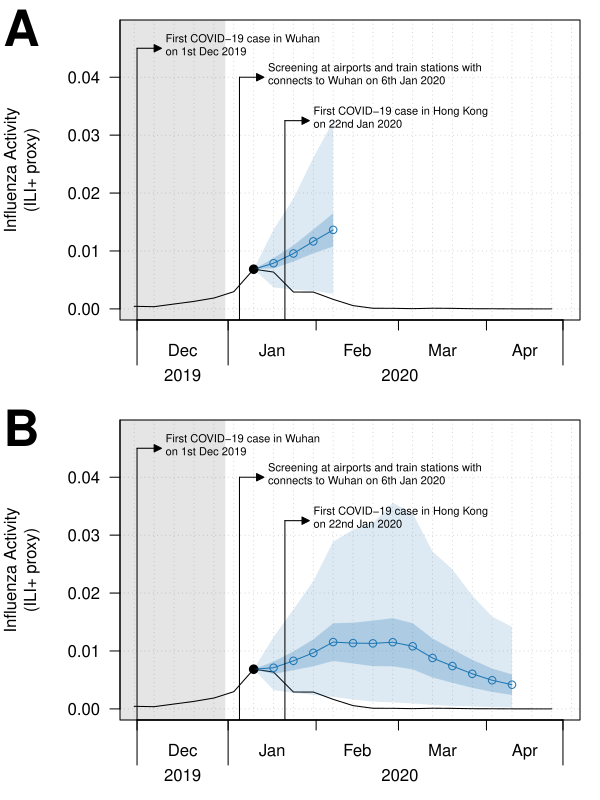

The R source for this figure:





#
#--- SETUP ---
#





load(list.files("data", "HK_flu_reg", full.names = T))
source("program/ILI/20230619_reg_sep_fore_Xw_fx.R")





f.yr = 2020
models = c("WIS", "RMSE", "LNQ", "MAE")





#
#--- PLOT SETTNG ---
#





t.lim = c(decimal_date(as.Date("2019-12-01")), f.yr + 0.325)

data[, "t"] = decimal_date(data[, "WeekEnd"])
data = subset(data, t >= decimal_date(as.Date("2019-12-01")-7) & t <= t.lim[2]) 

axis.m = seq(as.Date(sprintf("%d-01-02", f.yr)), by = "month", length.out = 24)
axis.t = c(t.lim[1], decimal_date(axis.m), t.lim[2])

axis.t = axis.t[order(axis.t)]
axis.t = axis.t[axis.t <= t.lim[2]]

axis.t.label = head(month.abb[month(date_decimal(axis.t))], -1)
# axis.t.label = sprintf("%s %d", axis.t.label, head(year(date_decimal(axis.t)), -1) )



event.fx = function(event, event.t, event.y, ...) {
  text(x = event.t, y = event.y, labels = event, pos = 4, ...)
  segments(x0 = event.t, y0 = -1, y1 = event.y)
  shape::Arrows(
    x0 = event.t, 
    x1 = event.t + 0.02, 
    y0 = event.y, 
    y1 = event.y, 
    arr.type = "triangle", 
    arr.length = 0.15,
    arr.width = 0.15
  )
}





#
#--- PLOT ---
#





pdf(
  height = 8, 
  width  = 6, 
  file   = file.fx("Fig2_short_long_forec.pdf")
)


# windows(width = 12, height = 16)
# quartz(width = 8, height = 8)
par(mfrow = c(2, 1), mar = c(4,6,1,1), las = 1, mgp = c(4,1,0))



for (f.period in c(4, 13)) {
  
  # f.period = 13
  load(list.files("program/ILI", sprintf("reg_sep_fore_%02dw_%d_forecast.Rdata", f.period, f.yr), full.names = T))
  f.list = f.list[1:4]
  
  
  
  k = 3
  # same for every plot
  plot(
    ILIpS/1e6 ~ t, data = data,
    ylim = c(0, max(data[, "ILIpS"]/1e6) * 7), xlim = t.lim,
    ylab = "Influenza Activity\n(ILI+ proxy)", 
    xlab = "",
    type = "l", xaxt = "n", yaxt = "n" #, ann = F
  )
  axis(2, at = seq(0, 1, 0.01))
  
  if (k == 1) {
    title = sprintf("Forecast 1-%s weeks ahead in %s", f.period, f.yr)
    mtext(
      text = bquote(bold(.(title))), 
      side = 3, 
      line = 1.5, 
      outer = TRUE
    )
  }
  
  axis(1, at = axis.t, labels = NA)
  
  axis(1, at = axis.t[c(1,2,length(axis.t))], labels = NA, tck = -0.15)
  axis(1, at = head(axis.t, -1) + diff(axis.t)/2, labels = axis.t.label, tick = F)
  axis(1, at = quantile(head(axis.t, -1) + diff(axis.t)/2, c(0, 0.625)), labels = 2019:2020, line = 1.25, tick = F)
  
  
  polygon.fx(t = c(f.yr-1, f.yr), LB = -1e6, UB = 1e6, col = alpha(1, 0.1))
  axis.w = decimal_date(seq(min(data[1, "WeekEnd"]), by = "week", length.out = 100))
  abline(v = axis.w, col = alpha(1, 0.2), lty = 3)
  abline(h = seq(0, 1, 0.01), col = alpha(1, 0.2), lty = 3)
  
  
  
  # start loop 
  i = 1
  m.i = models[[i]]
  
  f.list.k = f.list[[k]]
  
  forec.y.ki = f.list.k[["result"]][[m.i]][["forec"]][["pred.y.sum"]]
  forec.y.ki[, "PI.LB"] = forec.y.ki[, "PI.2.5%"]
  forec.y.ki[, "PI.UB"] = forec.y.ki[, "PI.97.5%"]
  
  forec.y.ki[, "fit.mean.LB"] = with(forec.y.ki, fit.mean + qnorm(0.025) * fit.mean.se)
  forec.y.ki[, "fit.mean.UB"] = with(forec.y.ki, fit.mean + qnorm(0.975) * fit.mean.se)
  
  
  
  current.w = subset(data, WeekEnd == unique(forec.y.ki[, "WeekEnd"]) - 7)
  current.w = with(
    current.w, {
      data.frame(
        "WeekEnd"     = WeekEnd,
        "fore"        = 0,
        "f.WeekEnd"   = WeekEnd,
        "f.obs"       = ILIpS,
        "fit.mean"    = ILIpS,
        "fit.mean.LB" = ILIpS,
        "fit.mean.UB" = ILIpS,
        "PI.LB"       = ILIpS,
        "PI.UB"       = ILIpS
      )
    }
  )
  
  forec.y.ki = bind_rows(current.w, forec.y.ki)
  forec.y.ki[, "t"] = decimal_date(forec.y.ki[, "f.WeekEnd"])
  for ( x in grep("fit|PI", colnames(forec.y.ki)) ) {
    forec.y.ki[, x] = forec.y.ki[, x] / 1e6
  }
  points(fit.mean ~ t, data = forec.y.ki, col = col.fx(i), pch = i)
  lines(fit.mean ~ t, data = forec.y.ki, col = col.fx(i), lty = i)
  with(forec.y.ki, polygon.fx(t, PI.LB, PI.UB, col = col.fx(i, 0.15)))
  points(fit.mean ~ t, data = head(forec.y.ki, 1), col = 1, lwd = 2, pch = 19)
  
  with(forec.y.ki, polygon.fx(t, fit.mean.LB, fit.mean.UB, col = col.fx(i, 0.25)))
  
  
  if (f.period == 4) {
    mtext("A", side = 3, line = -1.5, adj = -0.275, font = 2, cex = 3)
  } else {
    mtext("B", side = 3, line = -1.5, adj = -0.275, font = 2, cex = 3)
  }

  
  
  event.fx(
    event   = "      First COVID-19 case in Wuhan\n      on 1st Dec 2019",
    event.t = decimal_date(as.Date("2019-12-01")),
    event.y = 0.045,
    cex     = 0.65
  )
  
  
  event.fx(
    event   = "      Screening at airports and train stations with\n      connects to Wuhan on 6th Jan 2020",
    event.t = decimal_date(as.Date("2020-01-06")),
    event.y = 0.040,
    cex     = 0.65
  )
  
  event.fx(
    event   = "      First COVID-19 case in Hong Kong\n      on 22nd Jan 2020",
    event.t = decimal_date(as.Date("2020-01-22")),
    event.y = 0.0325,
    cex     = 0.65
  )
}







dev.off()





#
#--- END ---
#
